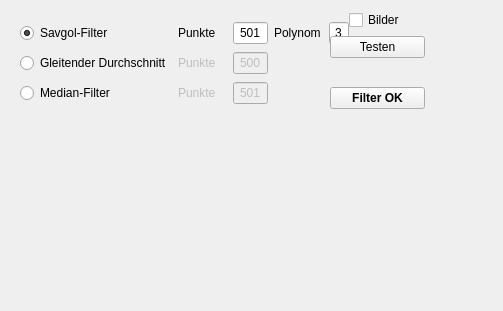
          <widget class="QWidget" name="scrollAreaWidgetContents_4">
           <property name="geometry">
            <rect>
             <x>0</x>
             <y>0</y>
             <width>503</width>
             <height>311</height>
            </rect>
           </property>
           <widget class="QWidget" name="layoutWidget">
            <property name="geometry">
             <rect>
              <x>10</x>
              <y>10</y>
              <width>339</width>
              <height>97</height>
             </rect>
            </property>
            <layout class="QGridLayout" name="gridLayout_6">
             <property name="leftMargin">
              <number>10</number>
             </property>
             <property name="topMargin">
              <number>10</number>
             </property>
             <item row="1" column="0">
              <widget class="QRadioButton" name="rb_filt_roll">
               <property name="toolTip">
                <string>&lt;html&gt;&lt;head/&gt;&lt;body&gt;&lt;p&gt;Berechnet den gleitenden Durchschnitt innerhalb der Beschnittenen Daten.&lt;br/&gt;Daten müssen um Anzahl der Punkte reduziert werden.&lt;/p&gt;&lt;/body&gt;&lt;/html&gt;</string>
               </property>
               <property name="text">
                <string>Gleitender Durchschnitt</string>
               </property>
              </widget>
             </item>
             <item row="0" column="0">
              <widget class="QRadioButton" name="rb_filt_sav">
               <property name="toolTip">
                <string>&lt;html&gt;&lt;head/&gt;&lt;body&gt;&lt;p&gt;Stabiler Filter für große Datenmengen. &lt;br/&gt;Durch polynomische Interpolation gut konfigurierbar. &lt;/p&gt;&lt;/body&gt;&lt;/html&gt;</string>
               </property>
               <property name="text">
                <string>Savgol-Filter</string>
               </property>
               <property name="checked">
                <bool>true</bool>
               </property>
              </widget>
             </item>
             <item row="0" column="3">
              <widget class="QLabel" name="lab_p_sav">
               <property name="text">
                <string>Polynom</string>
               </property>
              </widget>
             </item>
             <item row="0" column="2">
              <widget class="QLineEdit" name="txt_para_filt_n_sav">
               <property name="sizePolicy">
                <sizepolicy hsizetype="Maximum" vsizetype="Fixed">
                 <horstretch>0</horstretch>
                 <verstretch>0</verstretch>
                </sizepolicy>
               </property>
               <property name="minimumSize">
                <size>
                 <width>30</width>
                 <height>0</height>
                </size>
               </property>
               <property name="maximumSize">
                <size>
                 <width>35</width>
                 <height>16777215</height>
                </size>
               </property>
               <property name="toolTip">
                <string>Anzahl der Punkte für das Berechnungsfenster. Darf nur ungerade Werte annehmen. </string>
               </property>
               <property name="text">
                <string>501</string>
               </property>
               <property name="alignment">
                <set>Qt::AlignCenter</set>
               </property>
              </widget>
             </item>
             <item row="0" column="1">
              <widget class="QLabel" name="lab_n_sav">
               <property name="text">
                <string>Punkte</string>
               </property>
              </widget>
             </item>
             <item row="1" column="2">
              <widget class="QLineEdit" name="txt_para_filt_n_roll">
               <property name="enabled">
                <bool>false</bool>
               </property>
               <property name="sizePolicy">
                <sizepolicy hsizetype="Maximum" vsizetype="Fixed">
                 <horstretch>0</horstretch>
                 <verstretch>0</verstretch>
                </sizepolicy>
               </property>
               <property name="maximumSize">
                <size>
                 <width>35</width>
                 <height>16777215</height>
                </size>
               </property>
               <property name="toolTip">
                <string>Anzahl der Punkte, über die der gleitende Durchschnitt gebildet wird.</string>
               </property>
               <property name="text">
                <string>500</string>
               </property>
               <property name="alignment">
                <set>Qt::AlignCenter</set>
               </property>
              </widget>
             </item>
             <item row="0" column="4">
              <widget class="QLineEdit" name="txt_para_filt_p_sav">
               <property name="maximumSize">
                <size>
                 <width>20</width>
                 <height>16777215</height>
                </size>
               </property>
               <property name="toolTip">
                <string>Grad des Polynoms. Darf nicht größer als die Punktanzahl sein. </string>
               </property>
               <property name="text">
                <string>3</string>
               </property>
               <property name="alignment">
                <set>Qt::AlignCenter</set>
               </property>
              </widget>
             </item>
             <item row="1" column="1">
              <widget class="QLabel" name="lab_n_roll">
               <property name="enabled">
                <bool>false</bool>
               </property>
               <property name="text">
                <string>Punkte</string>
               </property>
              </widget>
             </item>
             <item row="2" column="0">
              <widget class="QRadioButton" name="rb_filt_med">
               <property name="toolTip">
                <string>&lt;html&gt;&lt;head/&gt;&lt;body&gt;&lt;p&gt;Berechnet den Median der angegebenen Punkte innerhalb des Berechnungsfensters. &lt;/p&gt;&lt;/body&gt;&lt;/html&gt;</string>
               </property>
               <property name="text">
                <string>Median-Filter</string>
               </property>
              </widget>
             </item>
             <item row="2" column="1">
              <widget class="QLabel" name="lab_n_med">
               <property name="enabled">
                <bool>false</bool>
               </property>
               <property name="text">
                <string>Punkte</string>
               </property>
              </widget>
             </item>
             <item row="2" column="2">
              <widget class="QLineEdit" name="txt_para_filt_n_med">
               <property name="enabled">
                <bool>false</bool>
               </property>
               <property name="maximumSize">
                <size>
                 <width>35</width>
                 <height>16777215</height>
                </size>
               </property>
               <property name="toolTip">
                <string>Anzahl der Punkte für die Berechnung des Medians. Sollte ungerade sein.</string>
               </property>
               <property name="text">
                <string>501</string>
               </property>
               <property name="alignment">
                <set>Qt::AlignCenter</set>
               </property>
              </widget>
             </item>
            </layout>
           </widget>
           <widget class="QWidget" name="layoutWidget">
            <property name="geometry">
             <rect>
              <x>330</x>
              <y>10</y>
              <width>95</width>
              <height>99</height>
             </rect>
            </property>
            <layout class="QVBoxLayout" name="verticalLayout_22">
             <property name="topMargin">
              <number>0</number>
             </property>
             <item alignment="Qt::AlignHCenter">
              <widget class="QCheckBox" name="cb_save_pic_filt">
               <property name="toolTip">
                <string>&lt;html&gt;&lt;head/&gt;&lt;body&gt;&lt;p&gt;Aktivieren, wenn Diagramme gesichert werden sollen.&lt;/p&gt;&lt;p&gt;Falls kein Bildordner angegeben wird, erscheint Information zu Speicherort.&lt;/p&gt;&lt;/body&gt;&lt;/html&gt;</string>
               </property>
               <property name="text">
                <string>Bilder</string>
               </property>
              </widget>
             </item>
             <item>
              <widget class="QPushButton" name="but_plot_filt">
               <property name="toolTip">
                <string>Filtert die Daten und gibt die Roh- und gefilterten Daten in einem Diagramm aus.</string>
               </property>
               <property name="text">
                <string>Testen</string>
               </property>
              </widget>
             </item>
             <item>
              <spacer name="verticalSpacer_6">
               <property name="orientation">
                <enum>Qt::Vertical</enum>
               </property>
               <property name="sizeHint" stdset="0">
                <size>
                 <width>20</width>
                 <height>40</height>
                </size>
               </property>
              </spacer>
             </item>
             <item>
              <widget class="QPushButton" name="but_filt_ok">
               <property name="font">
                <font>
                 <weight>75</weight>
                 <bold>true</bold>
                </font>
               </property>
               <property name="toolTip">
                <string>&lt;html&gt;&lt;head/&gt;&lt;body&gt;&lt;p&gt;Bestätigt die Richtigkeit der Filtereinstellungen.&lt;br/&gt;Weiter mit der Berechnung des statischen Reibkoeffizienten.&lt;/p&gt;&lt;/body&gt;&lt;/html&gt;</string>
               </property>
               <property name="text">
                <string>Filter OK</string>
               </property>
              </widget>
             </item>
            </layout>
           </widget>
          </widget>
